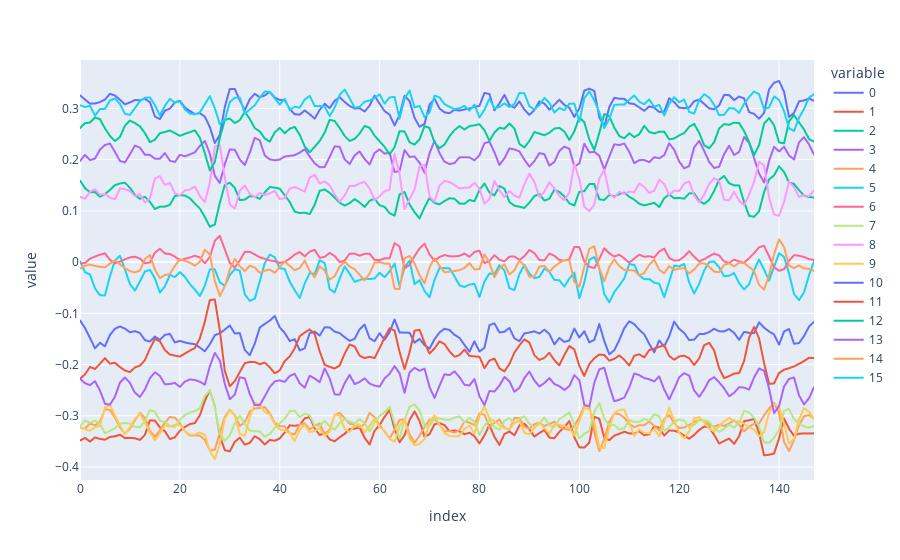

Write notebook code for a chart like this one.
### Code cell
conv1 = nn.Conv1d(3, 16, 3, device=device)
y = conv1(X_batch).cpu().detach().numpy()
px.line(y[4,:,:].transpose())

### Figure 1 — Plotly figure (JSON) as saved in the notebook; plotly's stock layout.template omitted (floating-point values rounded to 4 significant figures; data arrays with more than 128 entries replaced by an {"elided": "..."} marker saying what was removed)
{"data": [{"hovertemplate": "variable=0<br>index=%{x}<br>value=%{y}<extra></extra>", "legendgroup": "0", "line": {"color": "#636efa", "dash": "solid"}, "marker": {"symbol": "circle"}, "mode": "lines", "name": "0", "showlegend": true, "type": "scattergl", "x": {"elided": "148 int values"}, "xaxis": "x", "y": {"elided": "148 float values"}, "yaxis": "y"}, {"hovertemplate": "variable=1<br>index=%{x}<br>value=%{y}<extra></extra>", "legendgroup": "1", "line": {"color": "#EF553B", "dash": "solid"}, "marker": {"symbol": "circle"}, "mode": "lines", "name": "1", "showlegend": true, "type": "scattergl", "x": {"elided": "148 int values"}, "xaxis": "x", "y": {"elided": "148 float values"}, "yaxis": "y"}, {"hovertemplate": "variable=2<br>index=%{x}<br>value=%{y}<extra></extra>", "legendgroup": "2", "line": {"color": "#00cc96", "dash": "solid"}, "marker": {"symbol": "circle"}, "mode": "lines", "name": "2", "showlegend": true, "type": "scattergl", "x": {"elided": "148 int values"}, "xaxis": "x", "y": {"elided": "148 float values"}, "yaxis": "y"}, {"hovertemplate": "variable=3<br>index=%{x}<br>value=%{y}<extra></extra>", "legendgroup": "3", "line": {"color": "#ab63fa", "dash": "solid"}, "marker": {"symbol": "circle"}, "mode": "lines", "name": "3", "showlegend": true, "type": "scattergl", "x": {"elided": "148 int values"}, "xaxis": "x", "y": {"elided": "148 float values"}, "yaxis": "y"}, {"hovertemplate": "variable=4<br>index=%{x}<br>value=%{y}<extra></extra>", "legendgroup": "4", "line": {"color": "#FFA15A", "dash": "solid"}, "marker": {"symbol": "circle"}, "mode": "lines", "name": "4", "showlegend": true, "type": "scattergl", "x": {"elided": "148 int values"}, "xaxis": "x", "y": {"elided": "148 float values"}, "yaxis": "y"}, {"hovertemplate": "variable=5<br>index=%{x}<br>value=%{y}<extra></extra>", "legendgroup": "5", "line": {"color": "#19d3f3", "dash": "solid"}, "marker": {"symbol": "circle"}, "mode": "lines", "name": "5", "showlegend": true, "type": "scattergl", "x": {"elided": "148 int values"}, "xaxis": "x", "y": {"elided": "148 float values"}, "yaxis": "y"}, {"hovertemplate": "variable=6<br>index=%{x}<br>value=%{y}<extra></extra>", "legendgroup": "6", "line": {"color": "#FF6692", "dash": "solid"}, "marker": {"symbol": "circle"}, "mode": "lines", "name": "6", "showlegend": true, "type": "scattergl", "x": {"elided": "148 int values"}, "xaxis": "x", "y": {"elided": "148 float values"}, "yaxis": "y"}, {"hovertemplate": "variable=7<br>index=%{x}<br>value=%{y}<extra></extra>", "legendgroup": "7", "line": {"color": "#B6E880", "dash": "solid"}, "marker": {"symbol": "circle"}, "mode": "lines", "name": "7", "showlegend": true, "type": "scattergl", "x": {"elided": "148 int values"}, "xaxis": "x", "y": {"elided": "148 float values"}, "yaxis": "y"}, {"hovertemplate": "variable=8<br>index=%{x}<br>value=%{y}<extra></extra>", "legendgroup": "8", "line": {"color": "#FF97FF", "dash": "solid"}, "marker": {"symbol": "circle"}, "mode": "lines", "name": "8", "showlegend": true, "type": "scattergl", "x": {"elided": "148 int values"}, "xaxis": "x", "y": {"elided": "148 float values"}, "yaxis": "y"}, {"hovertemplate": "variable=9<br>index=%{x}<br>value=%{y}<extra></extra>", "legendgroup": "9", "line": {"color": "#FECB52", "dash": "solid"}, "marker": {"symbol": "circle"}, "mode": "lines", "name": "9", "showlegend": true, "type": "scattergl", "x": {"elided": "148 int values"}, "xaxis": "x", "y": {"elided": "148 float values"}, "yaxis": "y"}, {"hovertemplate": "variable=10<br>index=%{x}<br>value=%{y}<extra></extra>", "legendgroup": "10", "line": {"color": "#636efa", "dash": "solid"}, "marker": {"symbol": "circle"}, "mode": "lines", "name": "10", "showlegend": true, "type": "scattergl", "x": {"elided": "148 int values"}, "xaxis": "x", "y": {"elided": "148 float values"}, "yaxis": "y"}, {"hovertemplate": "variable=11<br>index=%{x}<br>value=%{y}<extra></extra>", "legendgroup": "11", "line": {"color": "#EF553B", "dash": "solid"}, "marker": {"symbol": "circle"}, "mode": "lines", "name": "11", "showlegend": true, "type": "scattergl", "x": {"elided": "148 int values"}, "xaxis": "x", "y": {"elided": "148 float values"}, "yaxis": "y"}, {"hovertemplate": "variable=12<br>index=%{x}<br>value=%{y}<extra></extra>", "legendgroup": "12", "line": {"color": "#00cc96", "dash": "solid"}, "marker": {"symbol": "circle"}, "mode": "lines", "name": "12", "showlegend": true, "type": "scattergl", "x": {"elided": "148 int values"}, "xaxis": "x", "y": {"elided": "148 float values"}, "yaxis": "y"}, {"hovertemplate": "variable=13<br>index=%{x}<br>value=%{y}<extra></extra>", "legendgroup": "13", "line": {"color": "#ab63fa", "dash": "solid"}, "marker": {"symbol": "circle"}, "mode": "lines", "name": "13", "showlegend": true, "type": "scattergl", "x": {"elided": "148 int values"}, "xaxis": "x", "y": {"elided": "148 float values"}, "yaxis": "y"}, {"hovertemplate": "variable=14<br>index=%{x}<br>value=%{y}<extra></extra>", "legendgroup": "14", "line": {"color": "#FFA15A", "dash": "solid"}, "marker": {"symbol": "circle"}, "mode": "lines", "name": "14", "showlegend": true, "type": "scattergl", "x": {"elided": "148 int values"}, "xaxis": "x", "y": {"elided": "148 float values"}, "yaxis": "y"}, {"hovertemplate": "variable=15<br>index=%{x}<br>value=%{y}<extra></extra>", "legendgroup": "15", "line": {"color": "#19d3f3", "dash": "solid"}, "marker": {"symbol": "circle"}, "mode": "lines", "name": "15", "showlegend": true, "type": "scattergl", "x": {"elided": "148 int values"}, "xaxis": "x", "y": {"elided": "148 float values"}, "yaxis": "y"}], "layout": {"legend": {"title": {"text": "variable"}, "tracegroupgap": 0}, "margin": {"t": 60}, "xaxis": {"anchor": "y", "domain": [0, 1], "title": {"text": "index"}}, "yaxis": {"anchor": "x", "domain": [0, 1], "title": {"text": "value"}}}}
